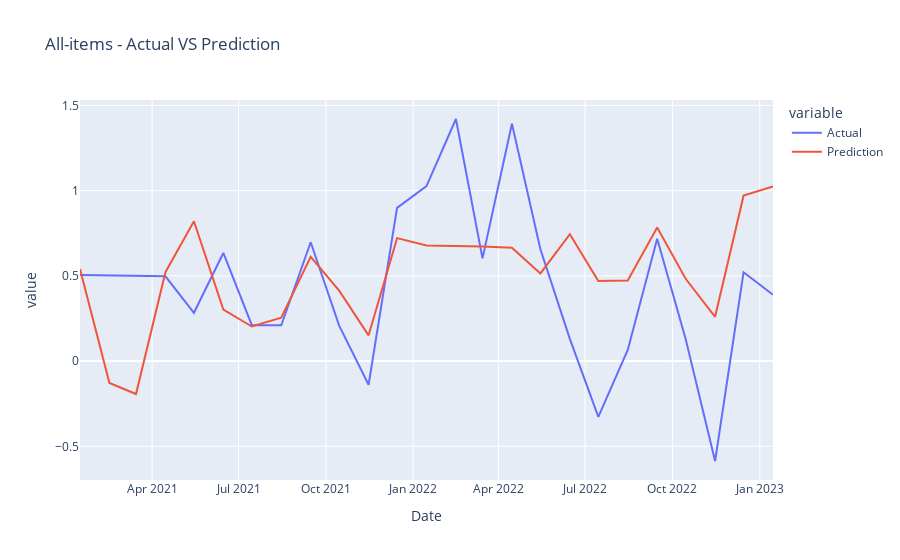
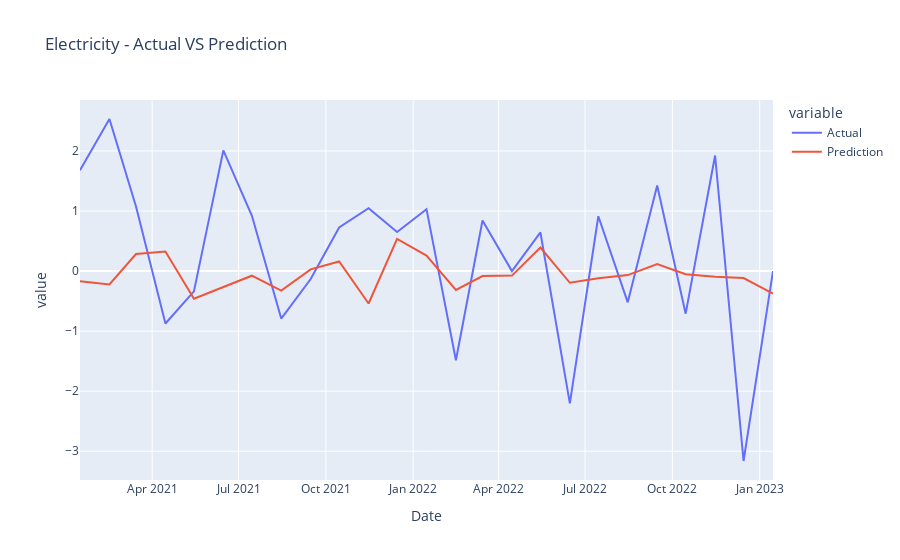
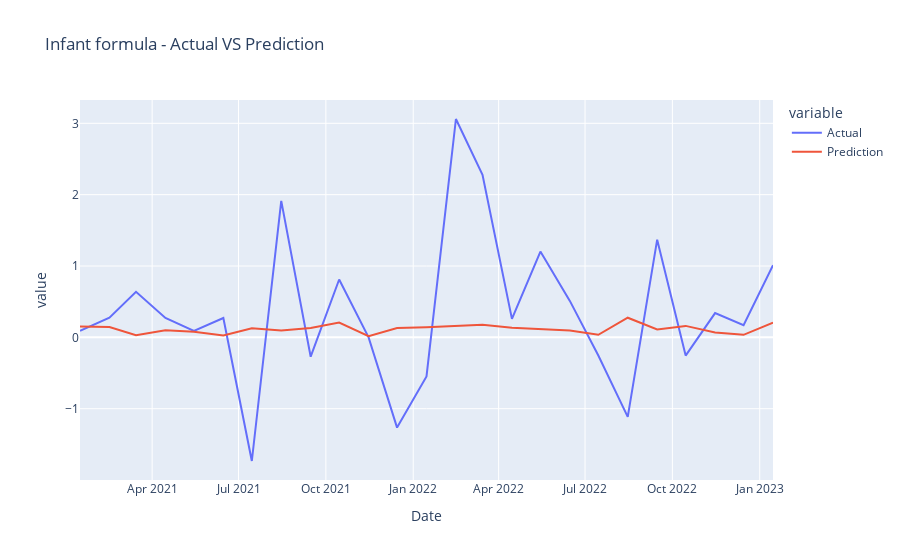
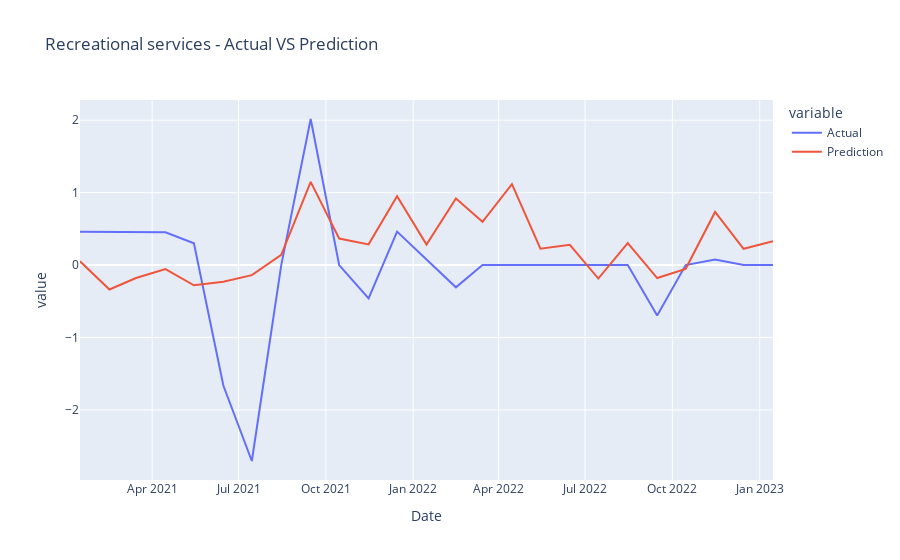

The cell these charts' notebook holds for them, in order:
### Markdown cell above
Plot Results:

### Code cell
def plot_results(all_data_dict, categories):
    category_samples = ['All-items']+random.sample(categories, 10)
    for category in category_samples:
        category_df = all_data_dict[category]
        fig = px.line(category_df, x="Date", y=["Actual", "Prediction"], title=f'{category} - Actual VS Prediction')
        fig.show()

plot_results(all_data_test_dict, all_categories)

### Figure 1 — Plotly figure (JSON) as saved in the notebook; plotly's stock layout.template omitted (floating-point values rounded to 4 significant figures)
{"data": [{"hovertemplate": "variable=Actual<br>Date=%{x}<br>value=%{y}<extra></extra>", "legendgroup": "Actual", "line": {"color": "#636efa", "dash": "solid"}, "marker": {"symbol": "circle"}, "mode": "lines", "name": "Actual", "orientation": "v", "showlegend": true, "type": "scatter", "x": ["2021-01-15", "2021-02-15", "2021-03-15", "2021-04-15", "2021-05-15", "2021-06-15", "2021-07-15", "2021-08-15", "2021-09-15", "2021-10-15", "2021-11-15", "2021-12-15", "2022-01-15", "2022-02-15", "2022-03-15", "2022-04-15", "2022-05-15", "2022-06-15", "2022-07-15", "2022-08-15", "2022-09-15", "2022-10-15", "2022-11-15", "2022-12-15", "2023-01-15"], "xaxis": "x", "y": [0.5052, 0.5027, 0.5002, 0.4977, 0.2833, 0.6345, 0.2106, 0.2102, 0.6974, 0.2083, -0.1388, 0.8987, 1.027, 1.42, 0.6026, 1.392, 0.6562, 0.1307, -0.3271, 0.06551, 0.7178, 0.13, -0.5861, 0.5212, 0.3891], "yaxis": "y"}, {"hovertemplate": "variable=Prediction<br>Date=%{x}<br>value=%{y}<extra></extra>", "legendgroup": "Prediction", "line": {"color": "#EF553B", "dash": "solid"}, "marker": {"symbol": "circle"}, "mode": "lines", "name": "Prediction", "orientation": "v", "showlegend": true, "type": "scatter", "x": ["2021-01-15", "2021-02-15", "2021-03-15", "2021-04-15", "2021-05-15", "2021-06-15", "2021-07-15", "2021-08-15", "2021-09-15", "2021-10-15", "2021-11-15", "2021-12-15", "2022-01-15", "2022-02-15", "2022-03-15", "2022-04-15", "2022-05-15", "2022-06-15", "2022-07-15", "2022-08-15", "2022-09-15", "2022-10-15", "2022-11-15", "2022-12-15", "2023-01-15"], "xaxis": "x", "y": [0.541, -0.1283, -0.1932, 0.5216, 0.8203, 0.3019, 0.203, 0.2552, 0.6116, 0.4133, 0.1511, 0.7215, 0.6786, 0.6772, 0.6729, 0.665, 0.5143, 0.7441, 0.4696, 0.4725, 0.7838, 0.4828, 0.2598, 0.9707, 1.025], "yaxis": "y"}], "layout": {"legend": {"title": {"text": "variable"}, "tracegroupgap": 0}, "title": {"text": "All-items - Actual VS Prediction"}, "xaxis": {"anchor": "y", "domain": [0, 1], "title": {"text": "Date"}}, "yaxis": {"anchor": "x", "domain": [0, 1], "title": {"text": "value"}}}}

### Figure 2 — Plotly figure (JSON) as saved in the notebook; plotly's stock layout.template omitted (floating-point values rounded to 4 significant figures)
{"data": [{"hovertemplate": "variable=Actual<br>Date=%{x}<br>value=%{y}<extra></extra>", "legendgroup": "Actual", "line": {"color": "#636efa", "dash": "solid"}, "marker": {"symbol": "circle"}, "mode": "lines", "name": "Actual", "orientation": "v", "showlegend": true, "type": "scatter", "x": ["2021-01-15", "2021-02-15", "2021-03-15", "2021-04-15", "2021-05-15", "2021-06-15", "2021-07-15", "2021-08-15", "2021-09-15", "2021-10-15", "2021-11-15", "2021-12-15", "2022-01-15", "2022-02-15", "2022-03-15", "2022-04-15", "2022-05-15", "2022-06-15", "2022-07-15", "2022-08-15", "2022-09-15", "2022-10-15", "2022-11-15", "2022-12-15", "2023-01-15"], "xaxis": "x", "y": [1.677, 2.532, 1.075, -0.8728, -0.3377, 2.009, 0.9241, -0.7916, -0.1325, 0.7268, 1.048, 0.6494, 1.03, -1.484, 0.8417, 0, 0.6427, -2.202, 0.9127, -0.5205, 1.425, -0.7099, 1.924, -3.163, 0], "yaxis": "y"}, {"hovertemplate": "variable=Prediction<br>Date=%{x}<br>value=%{y}<extra></extra>", "legendgroup": "Prediction", "line": {"color": "#EF553B", "dash": "solid"}, "marker": {"symbol": "circle"}, "mode": "lines", "name": "Prediction", "orientation": "v", "showlegend": true, "type": "scatter", "x": ["2021-01-15", "2021-02-15", "2021-03-15", "2021-04-15", "2021-05-15", "2021-06-15", "2021-07-15", "2021-08-15", "2021-09-15", "2021-10-15", "2021-11-15", "2021-12-15", "2022-01-15", "2022-02-15", "2022-03-15", "2022-04-15", "2022-05-15", "2022-06-15", "2022-07-15", "2022-08-15", "2022-09-15", "2022-10-15", "2022-11-15", "2022-12-15", "2023-01-15"], "xaxis": "x", "y": [-0.1695, -0.2234, 0.2836, 0.3249, -0.4618, -0.2651, -0.07739, -0.3249, 0.02895, 0.1592, -0.5398, 0.536, 0.2567, -0.3144, -0.08322, -0.07545, 0.392, -0.1951, -0.1194, -0.06684, 0.1178, -0.05401, -0.09604, -0.1174, -0.3755], "yaxis": "y"}], "layout": {"legend": {"title": {"text": "variable"}, "tracegroupgap": 0}, "title": {"text": "Electricity - Actual VS Prediction"}, "xaxis": {"anchor": "y", "domain": [0, 1], "title": {"text": "Date"}}, "yaxis": {"anchor": "x", "domain": [0, 1], "title": {"text": "value"}}}}

### Figure 3 — Plotly figure (JSON) as saved in the notebook; plotly's stock layout.template omitted (floating-point values rounded to 4 significant figures)
{"data": [{"hovertemplate": "variable=Actual<br>Date=%{x}<br>value=%{y}<extra></extra>", "legendgroup": "Actual", "line": {"color": "#636efa", "dash": "solid"}, "marker": {"symbol": "circle"}, "mode": "lines", "name": "Actual", "orientation": "v", "showlegend": true, "type": "scatter", "x": ["2021-01-15", "2021-02-15", "2021-03-15", "2021-04-15", "2021-05-15", "2021-06-15", "2021-07-15", "2021-08-15", "2021-09-15", "2021-10-15", "2021-11-15", "2021-12-15", "2022-01-15", "2022-02-15", "2022-03-15", "2022-04-15", "2022-05-15", "2022-06-15", "2022-07-15", "2022-08-15", "2022-09-15", "2022-10-15", "2022-11-15", "2022-12-15", "2023-01-15"], "xaxis": "x", "y": [0.09187, 0.2751, 0.639, 0.2726, 0.0907, 0.2716, -1.733, 1.913, -0.2711, 0.8112, 0, -1.265, -0.5469, 3.061, 2.279, 0.2596, 1.203, 0.5111, -0.2552, -1.114, 1.369, -0.2552, 0.3401, 0.1696, 1.012], "yaxis": "y"}, {"hovertemplate": "variable=Prediction<br>Date=%{x}<br>value=%{y}<extra></extra>", "legendgroup": "Prediction", "line": {"color": "#EF553B", "dash": "solid"}, "marker": {"symbol": "circle"}, "mode": "lines", "name": "Prediction", "orientation": "v", "showlegend": true, "type": "scatter", "x": ["2021-01-15", "2021-02-15", "2021-03-15", "2021-04-15", "2021-05-15", "2021-06-15", "2021-07-15", "2021-08-15", "2021-09-15", "2021-10-15", "2021-11-15", "2021-12-15", "2022-01-15", "2022-02-15", "2022-03-15", "2022-04-15", "2022-05-15", "2022-06-15", "2022-07-15", "2022-08-15", "2022-09-15", "2022-10-15", "2022-11-15", "2022-12-15", "2023-01-15"], "xaxis": "x", "y": [0.1535, 0.1457, 0.03055, 0.09918, 0.07917, 0.02507, 0.1267, 0.09536, 0.1326, 0.2081, 0.01786, 0.1305, 0.1412, 0.1648, 0.1783, 0.1359, 0.1119, 0.09486, 0.03614, 0.2755, 0.1114, 0.1609, 0.06851, 0.03519, 0.2076], "yaxis": "y"}], "layout": {"legend": {"title": {"text": "variable"}, "tracegroupgap": 0}, "title": {"text": "Infant formula - Actual VS Prediction"}, "xaxis": {"anchor": "y", "domain": [0, 1], "title": {"text": "Date"}}, "yaxis": {"anchor": "x", "domain": [0, 1], "title": {"text": "value"}}}}

### Figure 4 — Plotly figure (JSON) as saved in the notebook; plotly's stock layout.template omitted (floating-point values rounded to 4 significant figures)
{"data": [{"hovertemplate": "variable=Actual<br>Date=%{x}<br>value=%{y}<extra></extra>", "legendgroup": "Actual", "line": {"color": "#636efa", "dash": "solid"}, "marker": {"symbol": "circle"}, "mode": "lines", "name": "Actual", "orientation": "v", "showlegend": true, "type": "scatter", "x": ["2021-01-15", "2021-02-15", "2021-03-15", "2021-04-15", "2021-05-15", "2021-06-15", "2021-07-15", "2021-08-15", "2021-09-15", "2021-10-15", "2021-11-15", "2021-12-15", "2022-01-15", "2022-02-15", "2022-03-15", "2022-04-15", "2022-05-15", "2022-06-15", "2022-07-15", "2022-08-15", "2022-09-15", "2022-10-15", "2022-11-15", "2022-12-15", "2023-01-15"], "xaxis": "x", "y": [0.4587, 0.4566, 0.4545, 0.4525, 0.3005, -1.664, -2.706, 0, 2.017, 0, -0.4619, 0.4619, 0.07678, -0.3075, 0, 0, 0, 0, 0, 0, -0.6953, 0, 0.07749, 0, 0], "yaxis": "y"}, {"hovertemplate": "variable=Prediction<br>Date=%{x}<br>value=%{y}<extra></extra>", "legendgroup": "Prediction", "line": {"color": "#EF553B", "dash": "solid"}, "marker": {"symbol": "circle"}, "mode": "lines", "name": "Prediction", "orientation": "v", "showlegend": true, "type": "scatter", "x": ["2021-01-15", "2021-02-15", "2021-03-15", "2021-04-15", "2021-05-15", "2021-06-15", "2021-07-15", "2021-08-15", "2021-09-15", "2021-10-15", "2021-11-15", "2021-12-15", "2022-01-15", "2022-02-15", "2022-03-15", "2022-04-15", "2022-05-15", "2022-06-15", "2022-07-15", "2022-08-15", "2022-09-15", "2022-10-15", "2022-11-15", "2022-12-15", "2023-01-15"], "xaxis": "x", "y": [0.05243, -0.338, -0.1789, -0.05522, -0.2801, -0.2297, -0.1397, 0.1408, 1.149, 0.3664, 0.2858, 0.9512, 0.2826, 0.92, 0.5975, 1.118, 0.2257, 0.2788, -0.1862, 0.3022, -0.1796, -0.0521, 0.7335, 0.2244, 0.3296], "yaxis": "y"}], "layout": {"legend": {"title": {"text": "variable"}, "tracegroupgap": 0}, "title": {"text": "Recreational services - Actual VS Prediction"}, "xaxis": {"anchor": "y", "domain": [0, 1], "title": {"text": "Date"}}, "yaxis": {"anchor": "x", "domain": [0, 1], "title": {"text": "value"}}}}
